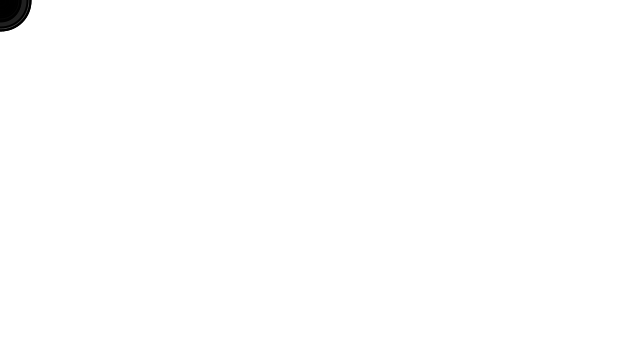
Frame 1 (no input)
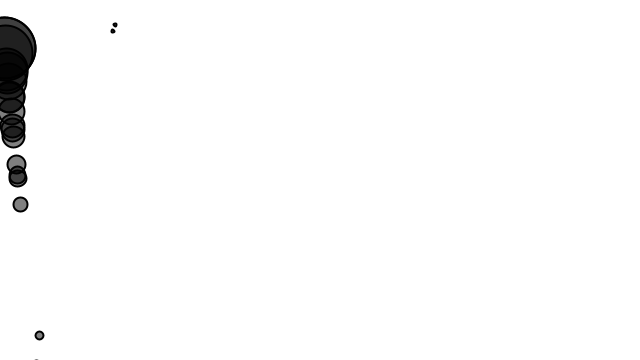
Frame 60 (the mouse pressed at the canvas centre just before this capture)
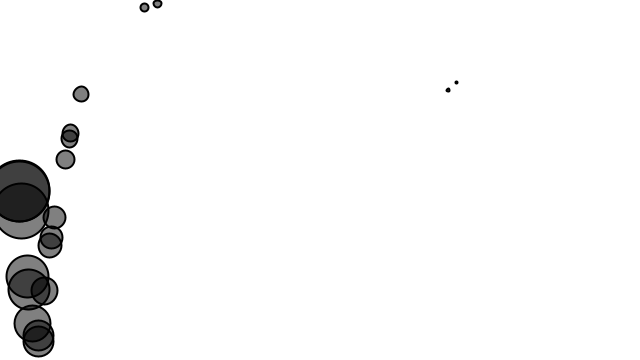
Frame 120 (the mouse held since frame 60 and released just before this capture)

The Processing sketch that drew these frames (run headless with seeded random() and noise(); from frame 60 on, the mouse is pressed at the canvas centre):

// Processing sketch: NOC_2_2_forces_many
// ── NOC_2_2_forces_many.pde
// The Nature of Code
// Daniel Shiffman
// http://natureofcode.com

Mover[] movers = new Mover[20];

void setup() {
  size(640,360);
  for (int i = 0; i < movers.length; i++) {
    movers[i] = new Mover(random(0.1,4),0,0); 
  }
}

void draw() {
  background(255);
  
  for (int i = 0; i < movers.length; i++) {

    PVector wind = new PVector(0.01,0);
    PVector gravity = new PVector(0,0.1);
    
    movers[i].applyForce(wind);
    movers[i].applyForce(gravity);

    movers[i].update();
    movers[i].display();
    movers[i].checkEdges();
  }

}










// ── Mover.pde
// The Nature of Code
// Daniel Shiffman
// http://natureofcode.com

class Mover {

  PVector position;
  PVector velocity;
  PVector acceleration;
  float mass;

  Mover(float m, float x , float y) {
    mass = m;
    position = new PVector(x,y);
    velocity = new PVector(0,0);
    acceleration = new PVector(0,0);
  }
  
  void applyForce(PVector force) {
    PVector f = PVector.div(force,mass);
    acceleration.add(f);
  }
  
  void update() {
    velocity.add(acceleration);
    position.add(velocity);
    acceleration.mult(0);
  }

  void display() {
    stroke(0);
    strokeWeight(2);
    fill(0,127);
    ellipse(position.x,position.y,mass*16,mass*16);
  }

  void checkEdges() {

    if (position.x > width) {
      position.x = width;
      velocity.x *= -1;
    } else if (position.x < 0) {
      velocity.x *= -1;
      position.x = 0;
    }

    if (position.y > height) {
      velocity.y *= -1;
      position.y = height;
    }

  }

}
